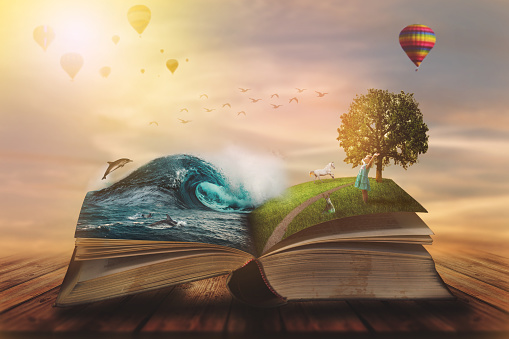
#> input picture library/image2.jpg, 509 x 339 px
$ python utils.py
#> lines starting #> are read from the running program, lines starting #| are printed output that depends on the picture
#> the answer given: library/image2.jpg
import cv2
import numpy as np
from os import path

"""
Turn Photos into Cartoons using OpenCV library
Adapted from https://towardsdatascience.com/turn-photos-into-cartoons-using-python-bb1a9f578a7e
"""

class Cartooner:
    def __init__(self, file, cartoonize=True):
#> called with file = 'library/image2.jpg', cartoonize = True
        self.file = file
        self.filename, self.file_extension = path.splitext(file)
        if cartoonize:
            self.new_filename = self.filename.split('/')[-1] + '_cartoon' + self.file_extension
        else:
            self.new_filename = self.filename + self.file_extension

        self.img = cv2.imread(self.file)
#> self.img is the input picture: shape (339, 509, 3); mean B, G, R 111.7, 136.8, 161.2
        self.edges = self.edge_mask()
        self.img = self.color_quantisation()
        self.blur = cv2.bilateralFilter(self.img, d=7, sigmaColor=200,sigmaSpace=200)
        self.cartoon = cv2.bitwise_and(self.blur, self.blur, mask=self.edges)


    def edge_mask(self):
        gray = cv2.cvtColor(self.img, cv2.COLOR_BGR2GRAY)
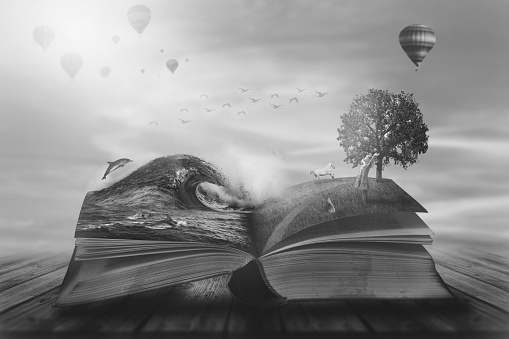
#> gray: shape (339, 509); min 22, max 252, mean 141.3
        gray_blur = cv2.medianBlur(gray, 7)
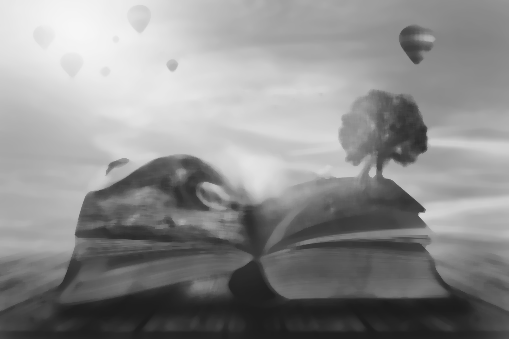
#> gray_blur: shape (339, 509); min 28, max 246, mean 141
        edges = cv2.adaptiveThreshold(gray_blur, 255, cv2.ADAPTIVE_THRESH_MEAN_C, cv2.THRESH_BINARY, 7, 7)
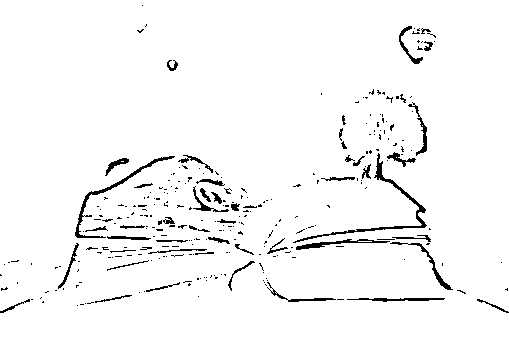
#> edges: shape (339, 509); 96.4% white; black in thin lines or dots
        return edges

    def color_quantisation(self):
        # Transform the image
        data = np.float32(self.img).reshape((-1, 3))

        # Determine criteria
        criteria = (cv2.TERM_CRITERIA_EPS + cv2.TERM_CRITERIA_MAX_ITER, 20, 0.001)

        # Implementing K-Means
        ret, label, center = cv2.kmeans(data, 9, None, criteria, 10, cv2.KMEANS_RANDOM_CENTERS)
#> ret = 82998961; center = [[137, 165.8, 200.8], [45.01, 62.22, 86.68], [104, 104, 74.82], [31.55, 35.44, 46.25], [72.4, 131, 176.3], [61.58, 93.08, 127.7], [163.2, 200.6, 231.7], [134.4, 141.3, 149.8], [196.4, 229.3, 248.9]]
        center = np.uint8(center)
#> center = [[137, 165, 200], [45, 62, 86], [104, 103, 74], [31, 35, 46], [72, 130, 176], [61, 93, 127], [163, 200, 231], [134, 141, 149], [196, 229, 248]]
        result = center[label.flatten()]
        result = result.reshape(self.img.shape)
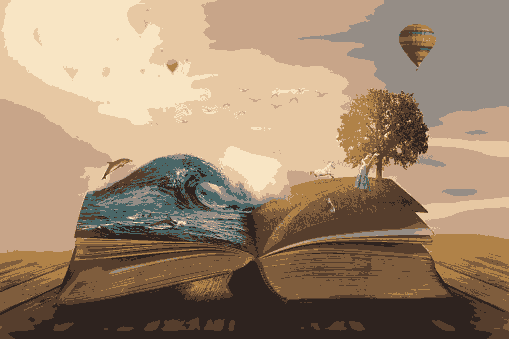
#> result: shape (339, 509, 3); mean B, G, R 111.4, 136.3, 160.6
        return result

    def save_cartoon(self, directory=None):
        if directory is not None:
            filepath = directory + '/' + self.new_filename
            cv2.imwrite(filepath, self.cartoon)
            return filepath

        cv2.imwrite(self.new_filename, self.cartoon)
        return self.new_filename

if __name__ == "__main__":
    filename = input("Enter filename: ")
    cartoon = Cartooner(filename)
#> in __init__, `self.blur = cv2.bilateralFilter(self.img, d=7, sigmaColor=200,sigmaSpa..`:
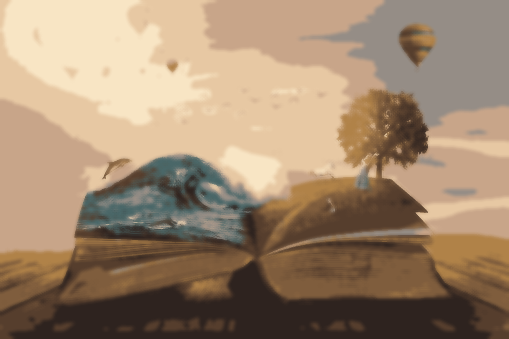
#> self.blur: shape (339, 509, 3); mean B, G, R 111.3, 136.3, 160.5
#> in __init__, `self.cartoon = cv2.bitwise_and(self.blur, self.blur, mask=self.edges)`:
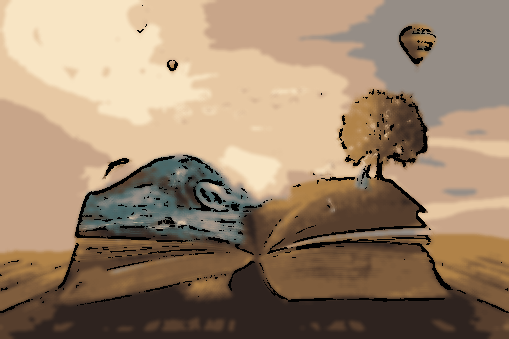
#> self.cartoon: shape (339, 509, 3); mean B, G, R 109, 133.3, 156.9
    cartoon.save_cartoon()
